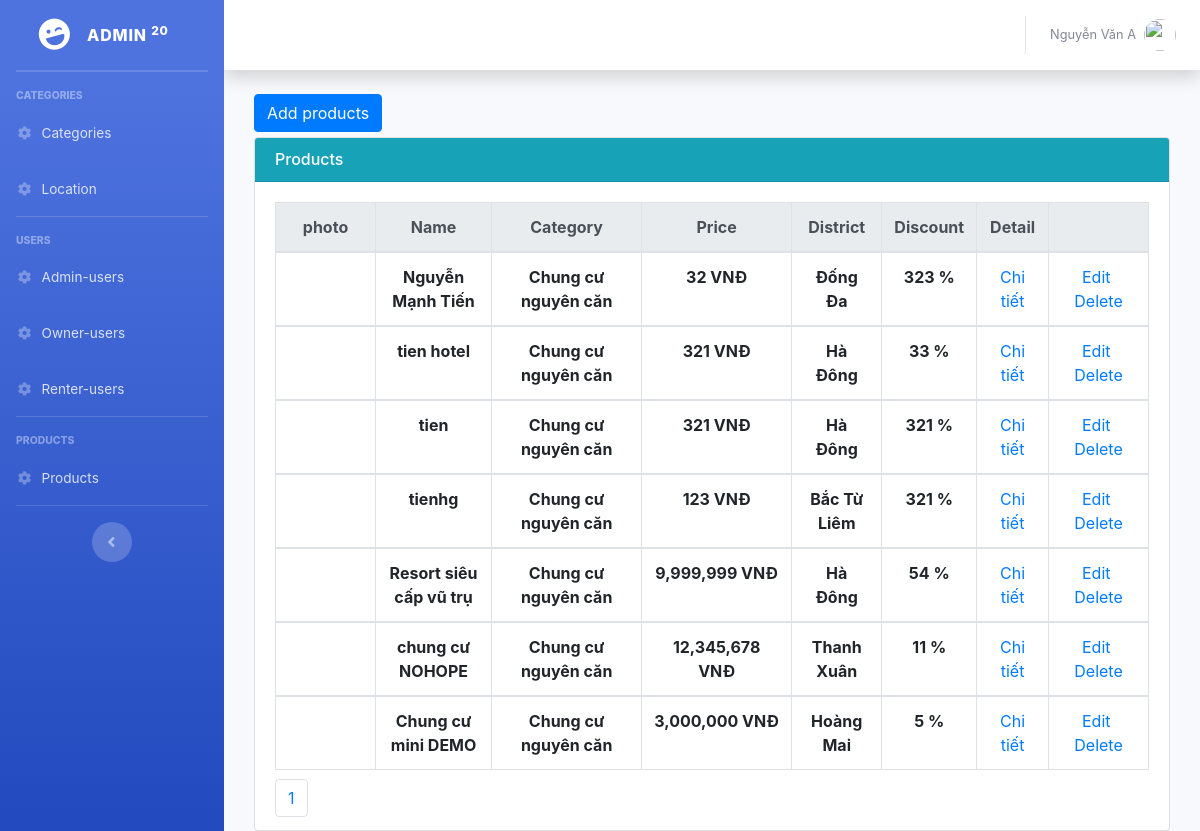
Page /Backend/Admin/index.php?controller=products&action=read (signed in) on the committed database.
### tables this page shows
CREATE TABLE `products` (
  `id` int(11) NOT NULL,
  `name` varchar(500) NOT NULL,
  `photo` varchar(255) NOT NULL,
  `owner_id` int(11) NOT NULL,
  `category_id` int(11) NOT NULL,
  `location_id` int(11) NOT NULL,
  `address` varchar(500) NOT NULL,
  `description` varchar(4000) NOT NULL,
  `area` double NOT NULL,
  `discount` double NOT NULL,
  `chung_chu` int(11) NOT NULL,
  `phong_tam` varchar(500) NOT NULL,
  `phong_bep` varchar(500) NOT NULL,
  `dieu_hoa` int(11) NOT NULL,
  `ban_cong` int(11) NOT NULL,
  `gia_dien_nuoc` varchar(255) NOT NULL,
  `price` double NOT NULL,
  `quantities` int(11) NOT NULL,
  `date` date NOT NULL
);

CREATE TABLE `categories` (
  `id` int(11) NOT NULL,
  `name` varchar(255) NOT NULL
);

CREATE TABLE `location` (
  `id` int(11) NOT NULL,
  `name` varchar(500) NOT NULL
);

### Backend/Admin/Controllers/ProductsController.php (called while the page is built, shortened)
<?php
	include "Models/ProductsModel.php";
	class ProductsController extends ProductsModel{
		public function read(){
			$recordPerPage = 25;
			$numPage = ceil($this->modelTotal()/$recordPerPage);
			$listRecord = $this->modelRead($recordPerPage);
			include "Views/ProductsView.php";
		}
	}
 ?>

### Backend/Admin/Models/ProductsModel.php (called while the page is built, shortened)
<?php
	class ProductsModel{
		public function modelRead($recordPerPage){
			$total = $this->modelTotal();
			$numPage = ceil($total/$recordPerPage);
			$page = isset($_GET["p"]) && $_GET["p"] > 0 ? $_GET["p"]-1 : 0;
			$from = $page * $recordPerPage;
			$conn = Connection::getInstance();
			$query = $conn->query("select * from products order by id desc limit $from, $recordPerPage");
			return $query->fetchAll();
		}
		public function modelTotal(){
			$conn = Connection::getInstance();
			$query = $conn->query("select id from products order by id desc");
			return $query->rowCount();
		}
		public function modelGetCategoryName($id){
			$conn = Connection::getInstance();
			$query = $conn->query("select * from categories where id = $id");
			$record = $query->fetch();
			return $record->name;
		}
		public function modelGetLocationName($id){
			$conn = Connection::getInstance();
			$query = $conn->query("select * from location where id = $id");
			$record = $query->fetch();
			return $record->name;
		}
	}
 ?>

### Backend/Admin/Views/ProductsView.php (the view, shortened to what this page needs)
<div class="col-md-12" >
    <div style="margin-bottom:5px;">
        <a href="index.php?controller=products&action=create" class="btn btn-primary">Add products</a>
    </div>
    <div class="card card-primary">
        <h6 class="card-header bg-info" style="color: white">Products</h6>
        <div class="card-body">
            <table class="table table-bordered">
              <thead class="thead-light">
                <tr style="text-align: center;">
                  <th scope="col" style="width: 100px;">photo</th>
                  <th scope="col">Name</th>
                  <th scope="col" style="width: 150px;">Category</th>
                  <th scope="col" style="width: 150px;">Price</th>
                  <th scope="col">District</th>
                  <th scope="col" style="width: 80px;">Discount</th>
                  <th scope="col">Detail</th>
                  <th scope="col"style="width: 100px;"></th>
                </tr>
              </thead>
              <?php foreach($listRecord as $rows): ?>
              <tbody>
                <tr style="text-align: center;">
                  <td style="">
                  </td>
                  <th><?php echo $rows->name; ?></th>
                  <th><?php echo $this->modelGetCategoryName($rows->category_id); ?></th>
                  <th> <?php echo number_format($rows->price);?> VNĐ</th>
                  <th><?php echo $this->modelGetLocationName($rows->location_id); ?></th>
                  <th><?php echo number_format($rows->discount); ?> %</th>
                  <td><a href="index.php?controller=products&action=detail&id=<?php echo $rows->id;?>" class="label label-success">Chi tiết</a></td>
                  <td style="text-align:center;">
                    <a href="index.php?controller=products&action=update&id=<?php echo $rows->id; ?>">Edit</a>&nbsp;
                    <a href="index.php?controller=products&action=delete&id=<?php echo $rows->id; ?>" onclick="return window.confirm('Are you sure?');">Delete</a>
                  </td>
                </tr>
              </tbody>
              <?php endforeach; ?>
            </table>
            <ul class="pagination">
                <li class="page-item">
                    <?php for($i = 1; $i <= $numPage; $i++): ?>
                    <a href="index.php?controller=products&action=read&p=<?php echo $i; ?>" class="page-link"><?php echo $i; ?></a>
                    <?php endfor; ?>
                </li>
            </ul>
        </div>
    </div>
</div>

### Backend/Admin/index.php (shortened to what this page needs)
<?php
	$controller = isset($_GET["controller"]) ? $_GET["controller"] : "";
	$classController = $controller."Controller";
	$fileController = "Controllers/".ucfirst($controller)."Controller.php";
	if(!isset($_SESSION["email"])){
			include "Views/LayoutLoginView.php";
	}else{
		include "Views/LayoutView.php";
	}
?>

### Backend/Admin/Views/LayoutView.php (shortened to what this page needs)
<!DOCTYPE html>
<html lang="en">
<head>
  <link href="../../Assets/Backend/vendor/fontawesome-free/css/all.min.css" rel="stylesheet" type="text/css">
  <link href="../../Assets/Backend/css/sb-admin-2.min.css" rel="stylesheet">
  <link rel="stylesheet" href="https://cdn.jsdelivr.net/npm/bootstrap@4.5.3/dist/css/bootstrap.min.css">
</head>
<body id="page-top">
  <div id="wrapper">
    <ul class="navbar-nav bg-gradient-primary sidebar sidebar-dark accordion" id="accordionSidebar">
      <a class="sidebar-brand d-flex align-items-center justify-content-center" href="index.html">
        <div class="sidebar-brand-icon rotate-n-15">
          <i class="fas fa-laugh-wink"></i>
        </div>
        <div class="sidebar-brand-text mx-3">Admin <sup>20</sup></div>
      </a>
      <hr class="sidebar-divider my-0">
      <hr class="sidebar-divider">
      <div class="sidebar-heading">
        Categories
      </div>
      <li class="nav-item">
        <a class="nav-link" href="index.php?controller=categories&action=read">
          <i class="fas fa-fw fa-cog"></i>
          <span>Categories</span></a>
      </li>
      <li class="nav-item">
        <a class="nav-link" href="index.php?controller=location&action=read">
          <i class="fas fa-fw fa-cog"></i>
          <span>Location</span></a>
      </li>
      <hr class="sidebar-divider">
      <div class="sidebar-heading">
        Users
      </div>
      <li class="nav-item">
        <a class="nav-link" href="index.php?controller=adminUsers&action=read">
          <i class="fas fa-fw fa-cog"></i>
          <span>Admin-users</span></a>
      </li>
      <li class="nav-item">
        <a class="nav-link" href="index.php?controller=ownerUsers&action=read">
          <i class="fas fa-fw fa-cog"></i>
          <span>Owner-users</span></a>
      </li>
      <li class="nav-item">
        <a class="nav-link" href="index.php?controller=renterUsers&action=read">
          <i class="fas fa-fw fa-cog"></i>
          <span>Renter-users</span></a>
      </li>
      <hr class="sidebar-divider d-none d-md-block">
      <div class="sidebar-heading">
        Products
      </div>
      <li class="nav-item">
        <a class="nav-link" href="index.php?controller=products&action=read">
          <i class="fas fa-fw fa-cog"></i>
          <span>Products</span></a>
      </li>
      <hr class="sidebar-divider d-none d-md-block">
      <div class="text-center d-none d-md-inline">
        <button class="rounded-circle border-0" id="sidebarToggle"></button>
      </div>
    </ul>
    <div id="content-wrapper" class="d-flex flex-column">
      <div id="content">
        <nav class="navbar navbar-expand navbar-light bg-white topbar mb-4 static-top shadow">
          <ul class="navbar-nav ml-auto">
            <li class="nav-item dropdown no-arrow">
              <a class="nav-link dropdown-toggle" href="#" id="userDropdown" role="button" data-toggle="dropdown" aria-haspopup="true" aria-expanded="false">
                <span class="mr-2 d-none d-lg-inline text-gray-600 small">
                  <?php echo $_SESSION["AdminName"]; ?>
                </span>
                <img class="img-profile rounded-circle" src="https://source.unsplash.com/QAB-WJcbgJk/60x60">
              </a>
            </li>
          </ul>
        </nav>
      <div class="container-fluid">
        <?php
                if(file_exists($fileController)){
                    if(class_exists($classController)){
                        $obj= new $classController();
                        $obj->$action();
                    }
                }
              ?>
      </div>
    </div>
  </div>
</body>
</html>

### Backend/Admin/Views/ProductsView.php (style rules this page uses)
.pagination { padding:0px; margin:0px; }
.page-link { display: inline; }

### rows in the picture
products: name "Nguyễn Mạnh Tiến", category.name "Chung cư nguyên căn", price "32", location.name "Đống Đa", discount "323"
products: name "tien hotel", category.name "Chung cư nguyên căn", price "321", location.name "Hà Đông", discount "33"
products: name "tien", category.name "Chung cư nguyên căn", price "321", location.name "Hà Đông", discount "321"
products: name "tienhg", category.name "Chung cư nguyên căn", price "123", location.name "Bắc Từ Liêm", discount "321"
products: name "Resort siêu cấp vũ trụ", category.name "Chung cư nguyên căn", price "9,999,999", location.name "Hà Đông", discount "54"
products: name "chung cư NOHOPE", category.name "Chung cư nguyên căn", price "12,345,678", location.name "Thanh Xuân", discount "11"
products: name "Chung cư mini DEMO", category.name "Chung cư nguyên căn", price "3,000,000", location.name "Hoàng Mai", discount "5"

### other values in the picture
$_SESSION["AdminName"] "Nguyễn Văn A"
